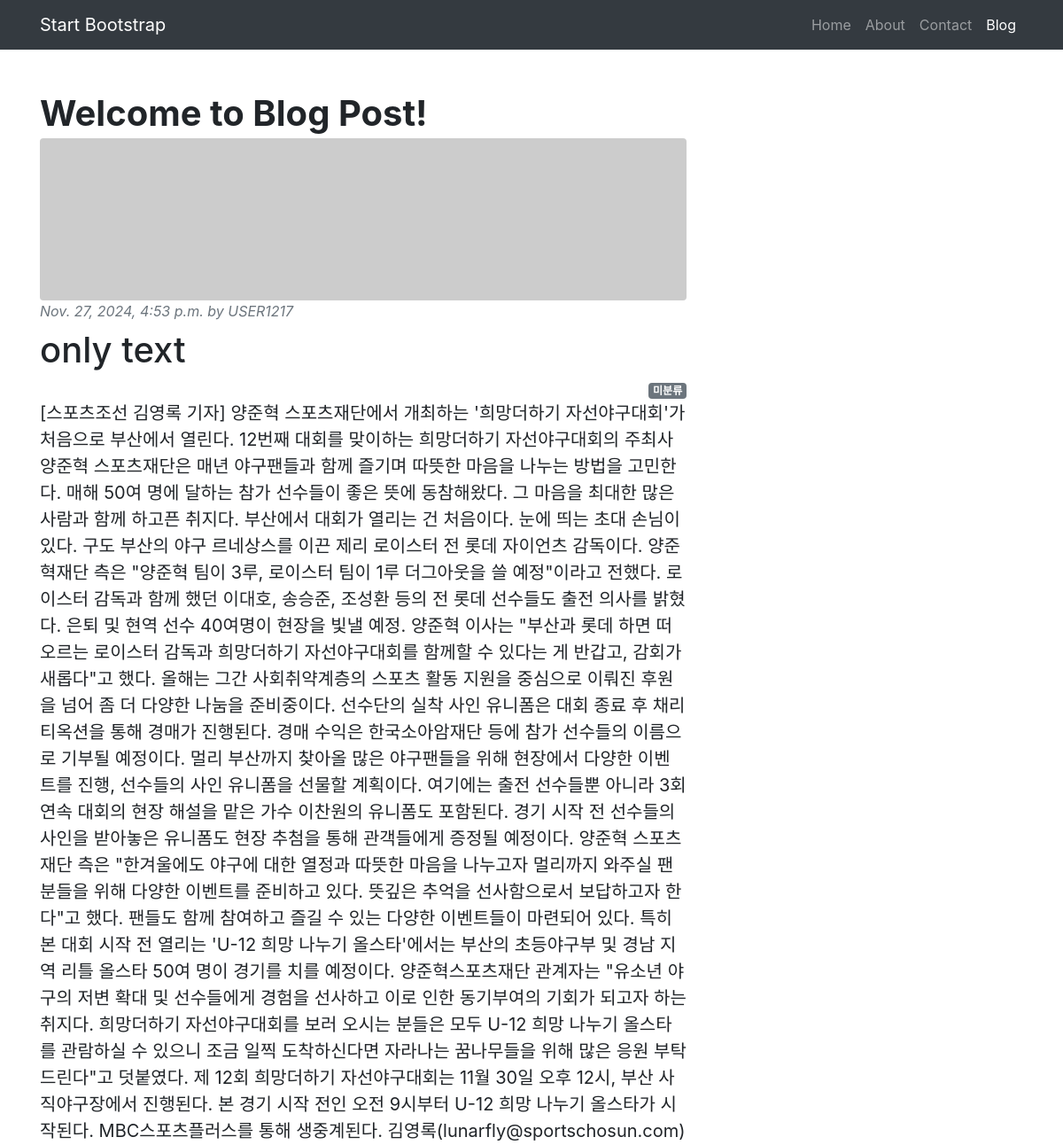
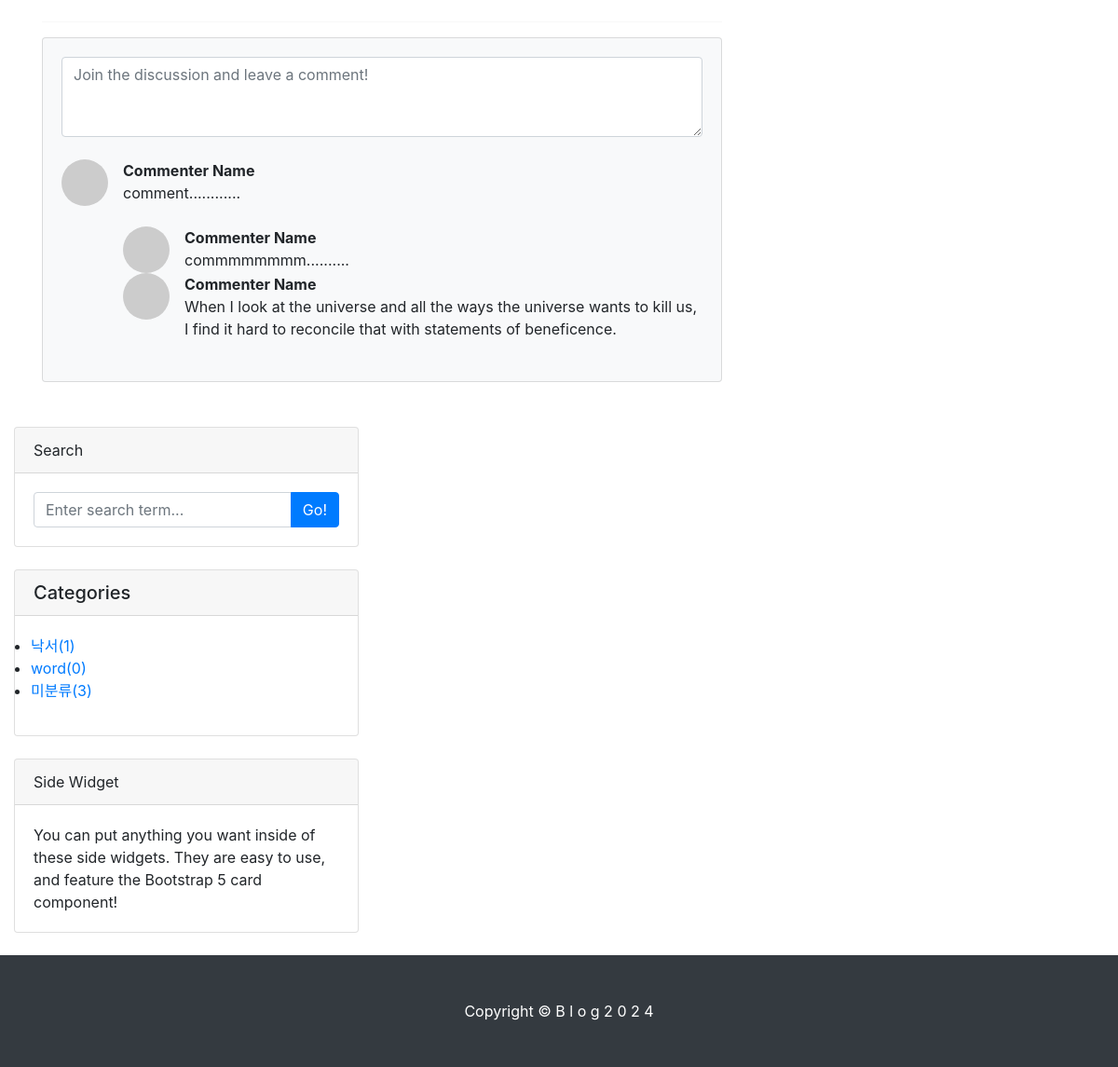
Page /2/ on the committed database (2 pictures, top to bottom).
### blog/models.py (models this page shows, shortened)
class Post(models.Model):
    title = models.CharField(max_length=30)
    content = models.TextField()
    head_image = models.ImageField(upload_to='blog/images/%y/%m/%d',blank=True)
    file_upload = models.FileField(upload_to='blog/files/%Y/%m/%d',blank=True)
    created_at = models.DateTimeField(auto_now_add=True)
    updated_at = models.DateTimeField(auto_now=True)
    author = models.ForeignKey(User,null=True,on_delete=models.SET_NULL)
    category = models.ForeignKey(Category,null=True, blank=True, on_delete=models.SET_NULL)
    tags = models.ManyToManyField(Tag, blank=True)

class Category(models.Model):
    name = models.CharField(max_length=50, unique=True)
    slug = models.SlugField(max_length=200, unique=True, allow_unicode=True)
    def __str__(self):
        return self.name
    def get_absolute_url(self):
        return f'/blog/category/{self.slug}/'
    class Meta:
        verbose_name_plural = 'Categories'

### blog/views.py (the view)
# urls.py: path('<int:pk>/', views.PostDetail.as_view()),
class PostDetail(DetailView):
    model = Post
    template_name = 'blog/blog_post.html'
    def get_context_data(self, **kwargs):
        context = super(PostDetail, self).get_context_data()
        context['categories'] = Category.objects.all()
        context['no_category_post_count']=Post.objects.filter(category=None).count()
        return context

### blog/templates/blog/blog_post.html (shortened to what this page needs)
{%extends './layout.html'%}
{%load static%}
{%block content%}
<div class="container mt-5">
    <div class="row">
        <div class="col-lg-8">
            <article>
                <header class="mb-4">
                    <h1 class="fw-bolder mb-1">Welcome to Blog Post!</h1>
                    {%if post.head_image%}
                      <img class="img-fluid rounded" src="{{post.head_image.url}}" alt="{{post.title}} head_image">
                    {%else%}
                    <img class="img-fluid rounded" src="https://picsum.photos/seed/{{p.id}}/800/200" alt="random_image">
                    {%endif%}
                    <div class="text-muted fst-italic mb-2">
                        {{post.created_at}} by
                        <a>{{post.author | upper}}</a>
                    </div>
                    <h1>{{post.title}}</h1>
                    {% if post.category%}
                    <div style="text-align: right;">
                        <span class="badge badge-secondary">{{ post.category }}</span>
                    </div>
                    {%else%}
                    <div style="text-align: right;">
                        <span class="badge badge-secondary">미분류</span>
                    </div>
                    {%endif%}
                    <section class="mb-5">
                        <p class="fs-5 mb-4">{{post.content}}</p>
                        <hr/>
                        <section class="mb-5">
                            <div class="card bg-light">
                                <div class="card-body">
                                    <form class="mb-4"><textarea class="form-control" rows="3" placeholder="Join the discussion and leave a comment!"></textarea></form>
                                    <div class="d-flex mb-4">
                                        <div class="flex-shrink-0"><img class="rounded-circle" src="https://dummyimage.com/50x50/ced4da/6c757d.jpg" alt="..." /></div>
                                        <div class="ms-3">
                                            <div class="fw-bold">Commenter Name</div>
                                            comment............
                                            <div class="d-flex mt-4">
                                                <div class="flex-shrink-0"><img class="rounded-circle" src="https://dummyimage.com/50x50/ced4da/6c757d.jpg" alt="..." /></div>
                                                <div class="ms-3">
                                                    <div class="fw-bold">Commenter Name</div>
                                                    commmmmmmm..........
                                                </div>
                                            </div>
                                            <div class="d-flex">
                                                <div class="flex-shrink-0"><img class="rounded-circle" src="https://dummyimage.com/50x50/ced4da/6c757d.jpg" alt="..." /></div>
                                                <div class="ms-3">
                                                    <div class="fw-bold">Commenter Name</div>
                                                    When I look at the universe and all the ways the universe wants to kill us, I find it hard to reconcile that with statements of beneficence.
                                                </div>
                                            </div>
                                        </div>
                                    </div>
                                </div>
                            </div>
                        </section>
                    </section>
                </header>
            </article>
        </div>
    </div>
</div>
    {%endblock%}

### blog/templates/blog/layout.html (shortened to what this page needs)
<!DOCTYPE html>
<html lang="ko">
<head>
    <link href="../../static/styles.css" rel="stylesheet" />
    <link href="https://stackpath.bootstrapcdn.com/bootstrap/4.5.2/css/bootstrap.min.css" rel="stylesheet">
</head>
<body>
    <nav class="navbar navbar-expand-lg navbar-dark bg-dark">
        <div class="container">
            <a class="navbar-brand" href="#!">Start Bootstrap</a>
            <div class="collapse navbar-collapse" id="navbarSupportedContent">
                <ul class="navbar-nav ms-auto mb-2 mb-lg-0">
                    <li class="nav-item"><a class="nav-link" href="#">Home</a></li>
                    <li class="nav-item"><a class="nav-link" href="#!">About</a></li>
                    <li class="nav-item"><a class="nav-link" href="#!">Contact</a></li>
                    <li class="nav-item"><a class="nav-link active" aria-current="page" href="#">Blog</a></li>
                </ul>
            </div>
        </div>
    </nav>
{%block content%}{%endblock%}
    <div class="col-lg-4">
        <div class="card mb-4">
            <div class="card-header">Search</div>
            <div class="card-body">
                <div class="input-group">
                    <input class="form-control" type="text" placeholder="Enter search term..." aria-label="Enter search term..." aria-describedby="button-search" />
                    <button class="btn btn-primary" id="button-search" type="button">Go!</button>
                </div>
            </div>
        </div>
        <div class="card mb-4" id="categoris-card">
            <h5 class="card-header">Categories</h5>
            <div class="card-body">
                <div class="row">
                    <ul>
                        {%for category in categories%}
                        <li>
                            <a href="{{category.get_absolute_url}}">{{category}}({{category.post_set.count}})</a>
                        </li>
                        {%endfor%}
                        <li>
                            <a href="/blog/category/no_category/">미분류({{no_category_post_count}})</a>
                        </li>
                    </ul>
                </div>
            </div>
        </div>
        <div class="card mb-4">
            <div class="card-header">Side Widget</div>
            <div class="card-body">You can put anything you want inside of these side widgets. They are easy to use, and feature the Bootstrap 5 card component!</div>
        </div>
    </div>
    <footer class="py-5 bg-dark">
        <div class="container"><p class="m-0 text-center text-white">Copyright &copy; B l o g 2 0 2 4 </p></div>
    </footer>
</body>
</html>

### rows in the picture
Post: created_at "Nov. 27, 2024, 4:53 p.m.", author "USER1217", title "only text", content "[스포츠조선 김영록 기자] 양준혁 스포츠재단에서 개최하는 '희망더하기 자선야구대회'가 처음으로 부산에서 열린다. 12번째 대회를 맞이하는 희망더하기 자선야구대회의 주최사 양준혁 스포츠재단은 매년 야구팬들과 함께 즐기며 따뜻한 마음을 나누는 방법을 고민한다. 매해 50여 명에 달하는 참가 선수들이 좋은 뜻에 동참해왔다. 그 마음을 최대한 많은 사람과 함께 하고픈 취지다. 부산에서 대회가 열리는 건 처음이다. 눈에 띄는 초대 손님이 있다. 구도 부산의 야구 르네상스를 이끈 제리 로이스터 전 롯데 자이언츠 감독이다. 양준혁재단 측은 \"양준혁 팀이 3루, 로이스터 팀이 1루 더그아웃을 쓸 예정\"이라고 전했다. 로이스터 감독과 함께 했던 이대호, 송승준, 조성환 등의 전 롯데 선수들도 출전 의사를 밝혔다. 은퇴 및 현역 선수 40여명이 현장을 빛낼 예정. 양준혁 이사는 \"부산과 롯데 하면 떠오르는 로이스터 감독과 희망더하기 자선야구대회를 함께할 수 있다는 게 반갑고, 감회가 새롭다\"고 했다. 올해는 그간 사회취약계층의 스포츠 활동 지원을 중심으로 이뤄진 후원을 넘어 좀 더 다양한 나눔을 준비중이다. 선수단의 실착 사인 유니폼은 대회 종료 후 채리티옥션을 통해 경매가 진행된다. 경매 수익은 한국소아암재단 등에 참가 선수들의 이름으로 기부될 예정이다. 멀리 부산까지 찾아올 많은 야구팬들을 위해 현장에서 다양한 이벤트를 진행, 선수들의 사인…"
Category: name "낙서", post_set.count "1"
Category: name "word", post_set.count "0"

### other values in the picture
{{ no_category_post_count }} "3"
